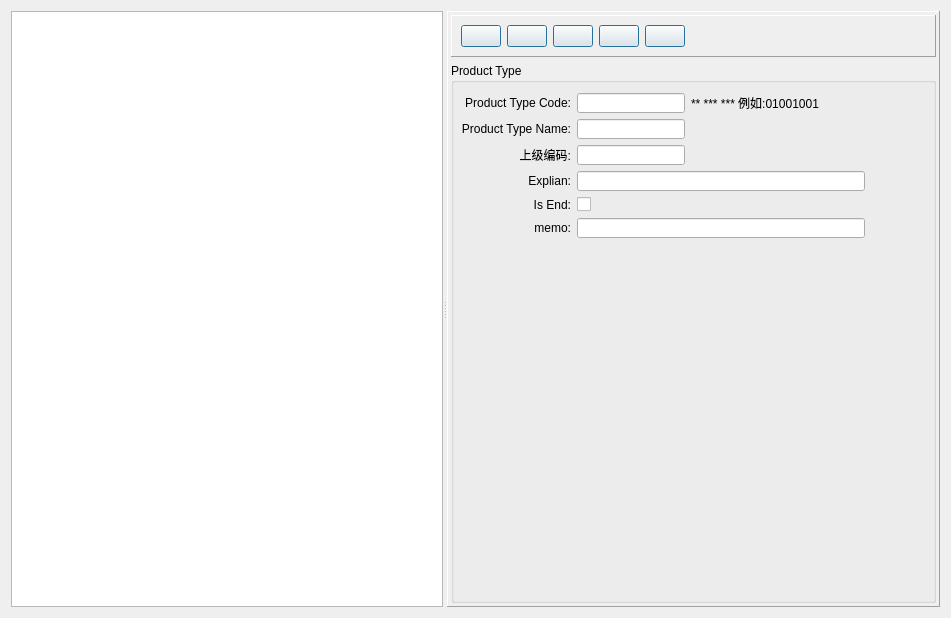
<?xml version="1.0" encoding="UTF-8"?>
<ui version="4.0">
 <class>ProductTypeForm</class>
 <widget class="QWidget" name="ProductTypeForm">
  <property name="geometry">
   <rect>
    <x>0</x>
    <y>0</y>
    <width>951</width>
    <height>618</height>
   </rect>
  </property>
  <property name="windowTitle">
   <string>Form</string>
  </property>
  <layout class="QVBoxLayout" name="verticalLayout">
   <item>
    <widget class="QSplitter" name="splitter">
     <property name="orientation">
      <enum>Qt::Horizontal</enum>
     </property>
     <widget class="QTreeView" name="treeView">
      <property name="sizePolicy">
       <sizepolicy hsizetype="Fixed" vsizetype="Expanding">
        <horstretch>0</horstretch>
        <verstretch>0</verstretch>
       </sizepolicy>
      </property>
      <property name="editTriggers">
       <set>QAbstractItemView::NoEditTriggers</set>
      </property>
      <property name="selectionMode">
       <enum>QAbstractItemView::SingleSelection</enum>
      </property>
      <attribute name="headerHighlightSections">
       <bool>false</bool>
      </attribute>
     </widget>
     <widget class="QFrame" name="frame">
      <property name="frameShape">
       <enum>QFrame::Panel</enum>
      </property>
      <property name="frameShadow">
       <enum>QFrame::Raised</enum>
      </property>
      <layout class="QGridLayout" name="gridLayout_3">
       <property name="margin">
        <number>3</number>
       </property>
       <item row="0" column="0">
        <widget class="QFrame" name="frame_2">
         <property name="sizePolicy">
          <sizepolicy hsizetype="Preferred" vsizetype="Fixed">
           <horstretch>0</horstretch>
           <verstretch>0</verstretch>
          </sizepolicy>
         </property>
         <property name="frameShape">
          <enum>QFrame::Panel</enum>
         </property>
         <property name="frameShadow">
          <enum>QFrame::Raised</enum>
         </property>
         <layout class="QGridLayout" name="gridLayout_2">
          <item row="0" column="0">
           <widget class="QPushButton" name="newButton">
            <property name="sizePolicy">
             <sizepolicy hsizetype="Fixed" vsizetype="Fixed">
              <horstretch>0</horstretch>
              <verstretch>0</verstretch>
             </sizepolicy>
            </property>
            <property name="toolTip">
             <string>New</string>
            </property>
            <property name="text">
             <string/>
            </property>
            <property name="icon">
             <iconset>
              <normaloff>:/image/Add.png</normaloff>:/image/Add.png</iconset>
            </property>
            <property name="iconSize">
             <size>
              <width>24</width>
              <height>24</height>
             </size>
            </property>
            <property name="autoRepeat">
             <bool>false</bool>
            </property>
            <property name="autoExclusive">
             <bool>false</bool>
            </property>
            <property name="default">
             <bool>true</bool>
            </property>
            <property name="flat">
             <bool>false</bool>
            </property>
           </widget>
          </item>
          <item row="0" column="5">
           <spacer name="horizontalSpacer">
            <property name="orientation">
             <enum>Qt::Horizontal</enum>
            </property>
            <property name="sizeHint" stdset="0">
             <size>
              <width>40</width>
              <height>20</height>
             </size>
            </property>
           </spacer>
          </item>
          <item row="0" column="3">
           <widget class="QPushButton" name="delButton">
            <property name="sizePolicy">
             <sizepolicy hsizetype="Fixed" vsizetype="Fixed">
              <horstretch>0</horstretch>
              <verstretch>0</verstretch>
             </sizepolicy>
            </property>
            <property name="toolTip">
             <string>Del</string>
            </property>
            <property name="text">
             <string/>
            </property>
            <property name="icon">
             <iconset>
              <normaloff>:/image/cross_48.png</normaloff>:/image/cross_48.png</iconset>
            </property>
            <property name="iconSize">
             <size>
              <width>24</width>
              <height>24</height>
             </size>
            </property>
            <property name="autoDefault">
             <bool>true</bool>
            </property>
            <property name="default">
             <bool>true</bool>
            </property>
            <property name="flat">
             <bool>false</bool>
            </property>
           </widget>
          </item>
          <item row="0" column="4">
           <widget class="QPushButton" name="cancelButton">
            <property name="sizePolicy">
             <sizepolicy hsizetype="Fixed" vsizetype="Fixed">
              <horstretch>0</horstretch>
              <verstretch>0</verstretch>
             </sizepolicy>
            </property>
            <property name="toolTip">
             <string>Exit</string>
            </property>
            <property name="text">
             <string/>
            </property>
            <property name="icon">
             <iconset>
              <normaloff>:/image/cancel.png</normaloff>:/image/cancel.png</iconset>
            </property>
            <property name="iconSize">
             <size>
              <width>24</width>
              <height>24</height>
             </size>
            </property>
            <property name="default">
             <bool>true</bool>
            </property>
            <property name="flat">
             <bool>false</bool>
            </property>
           </widget>
          </item>
          <item row="0" column="2">
           <widget class="QPushButton" name="saveButton">
            <property name="sizePolicy">
             <sizepolicy hsizetype="Fixed" vsizetype="Fixed">
              <horstretch>0</horstretch>
              <verstretch>0</verstretch>
             </sizepolicy>
            </property>
            <property name="toolTip">
             <string>Save</string>
            </property>
            <property name="text">
             <string/>
            </property>
            <property name="icon">
             <iconset>
              <normaloff>:/image/save.png</normaloff>:/image/save.png</iconset>
            </property>
            <property name="iconSize">
             <size>
              <width>24</width>
              <height>24</height>
             </size>
            </property>
            <property name="autoRepeat">
             <bool>false</bool>
            </property>
            <property name="autoExclusive">
             <bool>false</bool>
            </property>
            <property name="default">
             <bool>true</bool>
            </property>
            <property name="flat">
             <bool>false</bool>
            </property>
           </widget>
          </item>
          <item row="0" column="1">
           <widget class="QPushButton" name="editButton">
            <property name="toolTip">
             <string>Edit</string>
            </property>
            <property name="text">
             <string/>
            </property>
            <property name="icon">
             <iconset>
              <normaloff>:/image/edit.png</normaloff>:/image/edit.png</iconset>
            </property>
            <property name="iconSize">
             <size>
              <width>24</width>
              <height>24</height>
             </size>
            </property>
            <property name="autoDefault">
             <bool>true</bool>
            </property>
            <property name="default">
             <bool>true</bool>
            </property>
           </widget>
          </item>
         </layout>
        </widget>
       </item>
       <item row="1" column="0">
        <widget class="QGroupBox" name="groupBox">
         <property name="title">
          <string>Product Type</string>
         </property>
         <widget class="QWidget" name="gridLayoutWidget">
          <property name="geometry">
           <rect>
            <x>10</x>
            <y>30</y>
            <width>404</width>
            <height>145</height>
           </rect>
          </property>
          <layout class="QGridLayout" name="gridLayout">
           <item row="5" column="0">
            <widget class="QLabel" name="memoLabel">
             <property name="text">
              <string>memo:</string>
             </property>
             <property name="alignment">
              <set>Qt::AlignRight|Qt::AlignTrailing|Qt::AlignVCenter</set>
             </property>
            </widget>
           </item>
           <item row="3" column="0">
            <widget class="QLabel" name="exLabel">
             <property name="sizePolicy">
              <sizepolicy hsizetype="Preferred" vsizetype="Fixed">
               <horstretch>0</horstretch>
               <verstretch>0</verstretch>
              </sizepolicy>
             </property>
             <property name="text">
              <string>Explian:</string>
             </property>
             <property name="alignment">
              <set>Qt::AlignRight|Qt::AlignTrailing|Qt::AlignVCenter</set>
             </property>
            </widget>
           </item>
           <item row="0" column="0">
            <widget class="QLabel" name="codeLabel">
             <property name="sizePolicy">
              <sizepolicy hsizetype="Preferred" vsizetype="Fixed">
               <horstretch>0</horstretch>
               <verstretch>0</verstretch>
              </sizepolicy>
             </property>
             <property name="text">
              <string>Product Type Code:</string>
             </property>
             <property name="alignment">
              <set>Qt::AlignRight|Qt::AlignTrailing|Qt::AlignVCenter</set>
             </property>
            </widget>
           </item>
           <item row="0" column="1">
            <widget class="QLineEdit" name="codeEdit">
             <property name="sizePolicy">
              <sizepolicy hsizetype="Fixed" vsizetype="Fixed">
               <horstretch>0</horstretch>
               <verstretch>0</verstretch>
              </sizepolicy>
             </property>
             <property name="inputMask">
              <string>99999999; </string>
             </property>
            </widget>
           </item>
           <item row="5" column="1" colspan="2">
            <widget class="QLineEdit" name="memoEdit">
             <property name="cursorMoveStyle">
              <enum>Qt::VisualMoveStyle</enum>
             </property>
            </widget>
           </item>
           <item row="1" column="0">
            <widget class="QLabel" name="nameLabel">
             <property name="sizePolicy">
              <sizepolicy hsizetype="Fixed" vsizetype="Fixed">
               <horstretch>0</horstretch>
               <verstretch>0</verstretch>
              </sizepolicy>
             </property>
             <property name="text">
              <string>Product Type Name:</string>
             </property>
             <property name="alignment">
              <set>Qt::AlignRight|Qt::AlignTrailing|Qt::AlignVCenter</set>
             </property>
            </widget>
           </item>
           <item row="4" column="1">
            <widget class="QCheckBox" name="endCheckBox">
             <property name="text">
              <string/>
             </property>
             <property name="checkable">
              <bool>true</bool>
             </property>
             <property name="checked">
              <bool>false</bool>
             </property>
            </widget>
           </item>
           <item row="4" column="0">
            <widget class="QLabel" name="endLabel">
             <property name="text">
              <string>Is End:</string>
             </property>
             <property name="alignment">
              <set>Qt::AlignRight|Qt::AlignTrailing|Qt::AlignVCenter</set>
             </property>
            </widget>
           </item>
           <item row="0" column="2">
            <widget class="QLabel" name="label">
             <property name="text">
              <string>** *** *** 例如:01001001</string>
             </property>
            </widget>
           </item>
           <item row="1" column="1">
            <widget class="QLineEdit" name="nameEdit">
             <property name="sizePolicy">
              <sizepolicy hsizetype="Fixed" vsizetype="Fixed">
               <horstretch>0</horstretch>
               <verstretch>0</verstretch>
              </sizepolicy>
             </property>
             <property name="cursorMoveStyle">
              <enum>Qt::LogicalMoveStyle</enum>
             </property>
            </widget>
           </item>
           <item row="3" column="1" colspan="2">
            <widget class="QLineEdit" name="explianEdit">
             <property name="sizePolicy">
              <sizepolicy hsizetype="Expanding" vsizetype="Fixed">
               <horstretch>0</horstretch>
               <verstretch>0</verstretch>
              </sizepolicy>
             </property>
            </widget>
           </item>
           <item row="2" column="0">
            <widget class="QLabel" name="label_2">
             <property name="text">
              <string>上级编码:</string>
             </property>
             <property name="alignment">
              <set>Qt::AlignRight|Qt::AlignTrailing|Qt::AlignVCenter</set>
             </property>
            </widget>
           </item>
           <item row="2" column="1">
            <widget class="QLineEdit" name="sCodeEdit">
             <property name="sizePolicy">
              <sizepolicy hsizetype="Fixed" vsizetype="Fixed">
               <horstretch>0</horstretch>
               <verstretch>0</verstretch>
              </sizepolicy>
             </property>
            </widget>
           </item>
          </layout>
         </widget>
        </widget>
       </item>
      </layout>
     </widget>
    </widget>
   </item>
  </layout>
 </widget>
 <tabstops>
  <tabstop>codeEdit</tabstop>
  <tabstop>nameEdit</tabstop>
  <tabstop>explianEdit</tabstop>
  <tabstop>endCheckBox</tabstop>
  <tabstop>memoEdit</tabstop>
  <tabstop>newButton</tabstop>
  <tabstop>saveButton</tabstop>
  <tabstop>delButton</tabstop>
  <tabstop>cancelButton</tabstop>
  <tabstop>treeView</tabstop>
  <tabstop>editButton</tabstop>
 </tabstops>
 <resources/>
 <connections/>
</ui>
